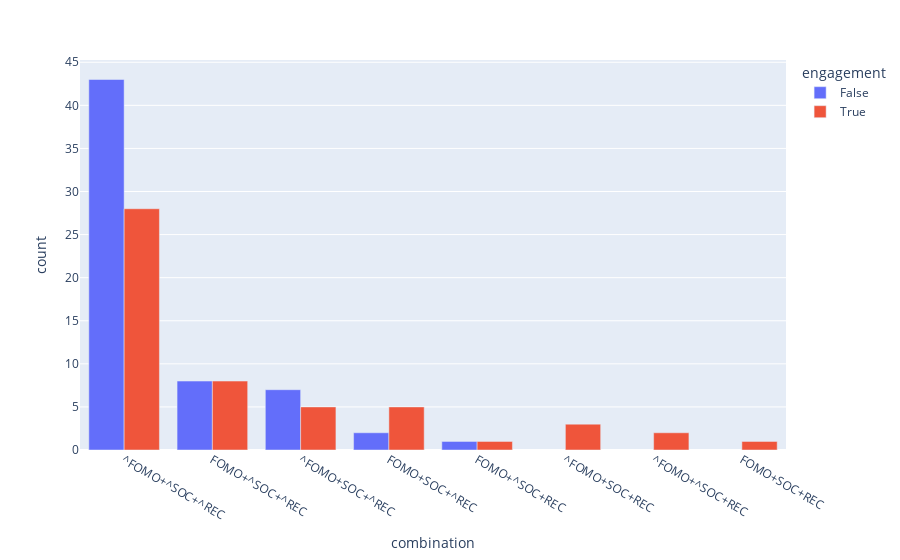

Source (notebook cell):
### Code cell
import plotly.express as px

fig = px.bar(count, x='combination',y='count',color='engagement',barmode='group')
fig.show()

### Figure 1 — Plotly figure (JSON) as saved in the notebook; plotly's stock layout.template omitted (floating-point values rounded to 4 significant figures)
{"data": [{"alignmentgroup": "True", "hovertemplate": "engagement=False<br>combination=%{x}<br>count=%{y}<extra></extra>", "legendgroup": "False", "marker": {"color": "#636efa", "pattern": {"shape": ""}}, "name": "False", "offsetgroup": "False", "orientation": "v", "showlegend": true, "textposition": "auto", "type": "bar", "x": ["^FOMO+^SOC+^REC", "FOMO+^SOC+^REC", "^FOMO+SOC+^REC", "FOMO+SOC+^REC", "FOMO+^SOC+REC"], "xaxis": "x", "y": [43, 8, 7, 2, 1], "yaxis": "y"}, {"alignmentgroup": "True", "hovertemplate": "engagement=True<br>combination=%{x}<br>count=%{y}<extra></extra>", "legendgroup": "True", "marker": {"color": "#EF553B", "pattern": {"shape": ""}}, "name": "True", "offsetgroup": "True", "orientation": "v", "showlegend": true, "textposition": "auto", "type": "bar", "x": ["^FOMO+^SOC+^REC", "FOMO+^SOC+^REC", "^FOMO+SOC+^REC", "FOMO+SOC+^REC", "^FOMO+SOC+REC", "^FOMO+^SOC+REC", "FOMO+^SOC+REC", "FOMO+SOC+REC"], "xaxis": "x", "y": [28, 8, 5, 5, 3, 2, 1, 1], "yaxis": "y"}], "layout": {"barmode": "group", "legend": {"title": {"text": "engagement"}, "tracegroupgap": 0}, "margin": {"t": 60}, "xaxis": {"anchor": "y", "domain": [0, 1], "title": {"text": "combination"}}, "yaxis": {"anchor": "x", "domain": [0, 1], "title": {"text": "count"}}}}
